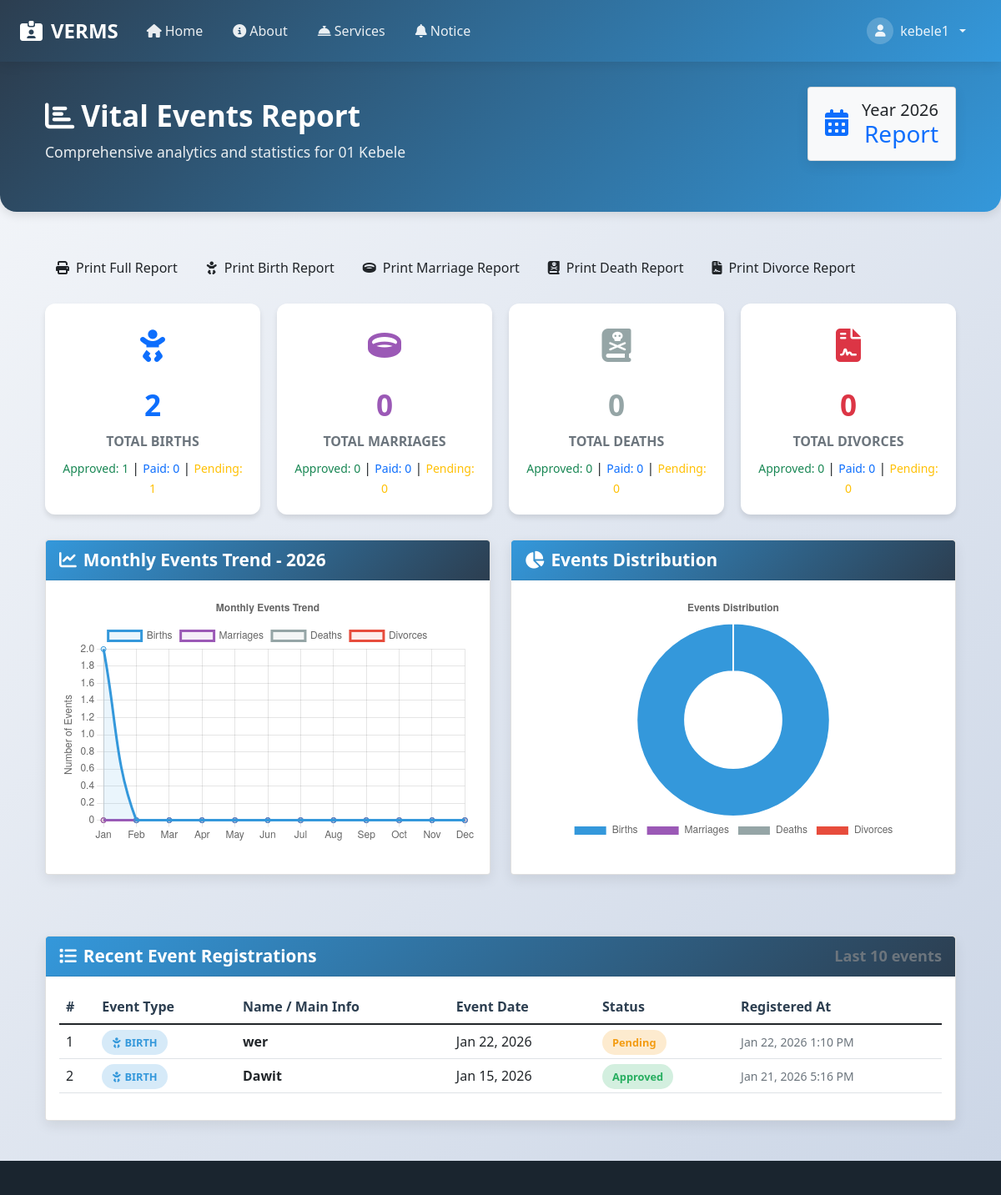
/kebele_officer/view_report.php (signed in, upper part), run on an earlier commit of the app's database.
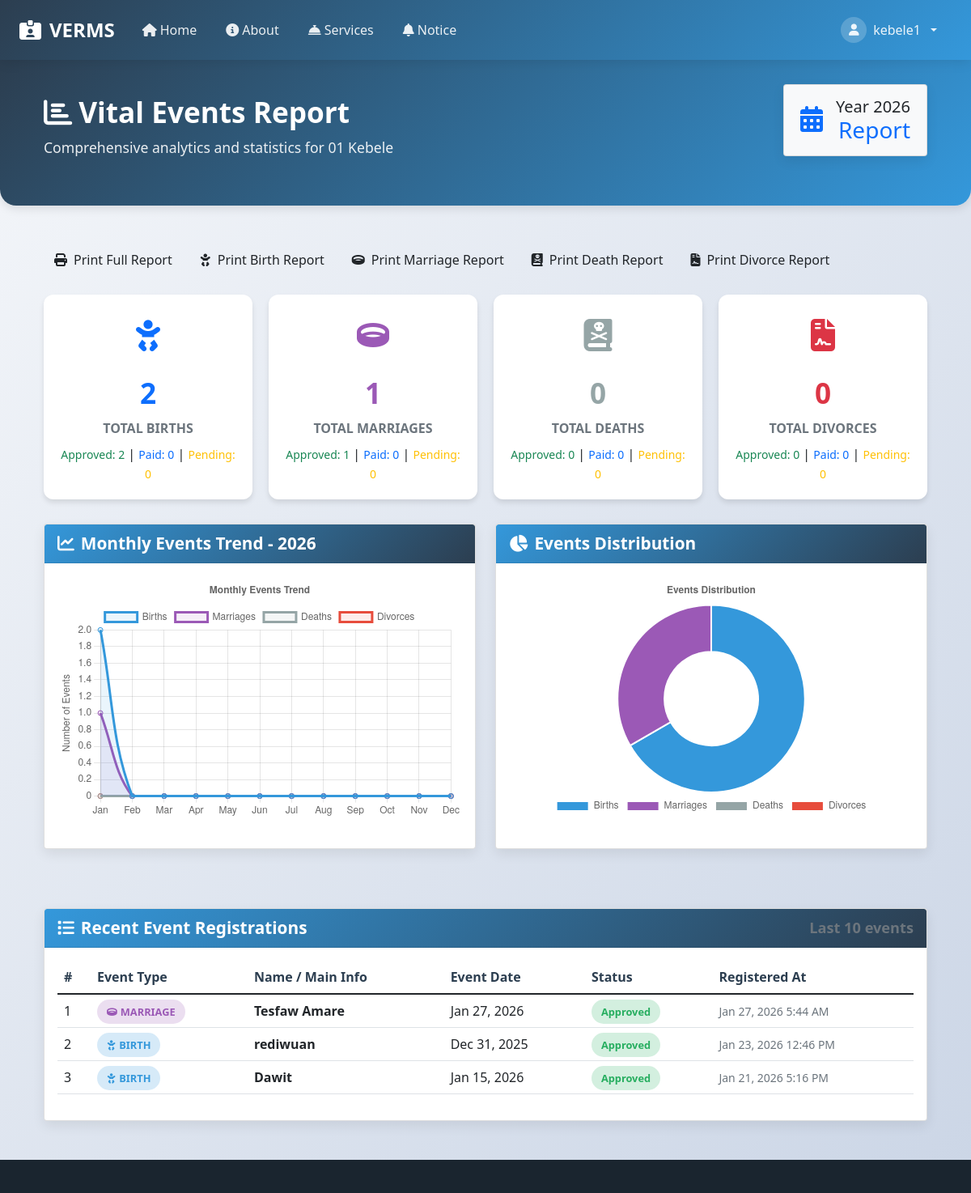
And on a later commit of the database.
### tables this page shows
CREATE TABLE `kebeles` (
  `id` int(11) NOT NULL,
  `zone_id` int(11) NOT NULL,
  `woreda_id` int(11) NOT NULL,
  `kebele_name` varchar(100) NOT NULL,
  `phone` varchar(20) NOT NULL,
  `kebele_officer_id` int(11) NOT NULL,
  `created_at` timestamp NOT NULL DEFAULT current_timestamp()
);

CREATE TABLE `birth_events` (
  `id` int(11) NOT NULL,
  `user_id` int(11) DEFAULT NULL,
  `form_number` varchar(50) DEFAULT NULL,
  `registration_uid` varchar(50) DEFAULT NULL,
  `child_name` varchar(100) DEFAULT NULL,
  `father_name` varchar(100) DEFAULT NULL,
  `grandfather_name` varchar(100) DEFAULT NULL,
  `sex` enum('Male','Female') DEFAULT NULL,
  `date_of_birth` date DEFAULT NULL,
  `mother_full_name` varchar(100) DEFAULT NULL,
  `father_full_name` varchar(100) DEFAULT NULL,
  `parents_nationality` varchar(100) DEFAULT NULL,
  `registered_date` date DEFAULT NULL,
  `issue_date` date DEFAULT NULL,
  `photo` varchar(255) DEFAULT NULL,
  `notes` text DEFAULT NULL,
  `status` enum('Pending','Paid','Approved','Rejected') DEFAULT 'Pending',
  `created_at` timestamp NOT NULL DEFAULT current_timestamp(),
  `place_of_birth` int(11) DEFAULT NULL
);

CREATE TABLE `marriage_events` (
  `id` int(11) NOT NULL,
  `user_id` int(11) DEFAULT NULL,
  `form_number` varchar(50) DEFAULT NULL,
  `registration_uid` varchar(50) DEFAULT NULL,
  `husband_name` varchar(100) DEFAULT NULL,
  `wife_name` varchar(100) DEFAULT NULL,
  `marriage_date` date DEFAULT NULL,
  `witness_1` varchar(100) DEFAULT NULL,
  `witness_2` varchar(100) DEFAULT NULL,
  `registered_date` date DEFAULT NULL,
  `issue_date` date DEFAULT NULL,
  `husband_photo` varchar(255) DEFAULT NULL,
  `wife_photo` varchar(255) DEFAULT NULL,
  `notes` text DEFAULT NULL,
  `status` enum('Pending','Paid','Approved','Rejected') DEFAULT 'Pending',
  `created_at` timestamp NOT NULL DEFAULT current_timestamp(),
  `place_of_marriage` varchar(100) DEFAULT NULL
);

### kebele_officer/view_report.php (the view, shortened to what the rows shown need)
<?php
require_once '../includes/db_connection.php';
$user_id = intval($_SESSION['user_id']);
$kebele_row = $conn->query(
    "SELECT id, kebele_name FROM kebeles WHERE kebele_officer_id = $user_id"
)->fetch_assoc();
$kebele_id = $kebele_row ? $kebele_row['id'] : 0;
$kebele_name = $kebele_row ? $kebele_row['kebele_name'] : '';
$birth_approved = $conn->query("SELECT COUNT(*) AS total FROM birth_events WHERE place_of_birth = $kebele_id AND status = 'Approved'")->fetch_assoc()['total'] ?? 0;
$birth_pending = $conn->query("SELECT COUNT(*) AS total FROM birth_events WHERE place_of_birth = $kebele_id AND status = 'Pending'")->fetch_assoc()['total'] ?? 0;
$birth_paid = $conn->query("SELECT COUNT(*) AS total FROM birth_events WHERE place_of_birth = $kebele_id AND status = 'Paid'")->fetch_assoc()['total'] ?? 0;
$marriage_count = $conn->query("SELECT COUNT(*) AS total FROM marriage_events WHERE place_of_marriage = $kebele_id")->fetch_assoc()['total'] ?? 0;
$marriage_approved = $conn->query("SELECT COUNT(*) AS total FROM marriage_events WHERE place_of_marriage = $kebele_id AND status = 'Approved'")->fetch_assoc()['total'] ?? 0;
$marriage_pending = $conn->query("SELECT COUNT(*) AS total FROM marriage_events WHERE place_of_marriage = $kebele_id AND status = 'Pending'")->fetch_assoc()['total'] ?? 0;
$marriage_paid = $conn->query("SELECT COUNT(*) AS total FROM marriage_events WHERE place_of_marriage = $kebele_id AND status = 'Paid'")->fetch_assoc()['total'] ?? 0;
$recent_events = [];
foreach ([
    ['birth_events', 'Birth', 'child_name', 'date_of_birth', 'status'],
    ['marriage_events', 'Marriage', 'husband_name', 'marriage_date', 'status'],
    ['death_events', 'Death', 'deceased_name', 'date_of_death', 'status'],
    ['divorce_events', 'Divorce', 'husband_name', 'divorce_date', 'status']
] as $event) {
    [$table, $etype, $name_col, $date_col, $status_col] = $event;
    $events = $conn->query("
        SELECT id, '$etype' AS event_type, $name_col AS main_name, $date_col AS event_date, $status_col AS status, created_at
        FROM $table
        WHERE place_of_" . strtolower($etype) . " = $kebele_id
        ORDER BY created_at DESC
        LIMIT 10
    ");
    while ($row = $events->fetch_assoc()) $recent_events[] = $row;
}
usort($recent_events, fn($a, $b) => strtotime($b['created_at']) - strtotime($a['created_at']));
$recent_events = array_slice($recent_events, 0, 10);
?>
<!DOCTYPE html>
<html lang='en'>
<head>
    <link rel='stylesheet' href='https://cdn.jsdelivr.net/npm/bootstrap@5.3.0/dist/css/bootstrap.min.css'>
    <link rel="stylesheet" href="https://cdnjs.cloudflare.com/ajax/libs/font-awesome/6.4.0/css/all.min.css">
</head>
<body>
<?php include_once __DIR__ . '/../includes/header.php'; ?>
<div class="dashboard-header">
    <div class="container">
        <div class="row align-items-center">
            <div class="col-md-8">
                <h1 class="dashboard-title">
                    <i class="fas fa-chart-bar me-2"></i>Vital Events Report
                </h1>
                <p class="dashboard-subtitle">
                    Comprehensive analytics and statistics for <?= htmlspecialchars($kebele_name) ?> Kebele
                </p>
            </div>
        </div>
    </div>
</div>
<div class="container my-5">
    <div class="stats-grid no-print">
        <div class="stat-card">
            <div class="mt-2">
                <small class="text-success">Approved: <?= $birth_approved ?></small> |
                <small class="text-primary">Paid: <?= $birth_paid ?></small> |
                <small class="text-warning">Pending: <?= $birth_pending ?></small>
            </div>
        </div>
        <div class="stat-card">
            <div class="stat-icon" style="color: #9b59b6;">
                <i class="fas fa-ring"></i>
            </div>
            <div class="stat-number" style="color: #9b59b6;"><?= $marriage_count ?></div>
            <div class="stat-label">Total Marriages</div>
            <div class="mt-2">
                <small class="text-success">Approved: <?= $marriage_approved ?></small> |
                <small class="text-primary">Paid: <?= $marriage_paid ?></small> |
                <small class="text-warning">Pending: <?= $marriage_pending ?></small>
            </div>
        </div>
    </div>
    <div class="card no-print">
        <div class="card-body">
            <div class="table-responsive">
                <table class="table table-hover">
                    <thead>
                        <tr>
                            <th>#</th>
                            <th>Event Type</th>
                            <th>Name / Main Info</th>
                            <th>Event Date</th>
                            <th>Status</th>
                            <th>Registered At</th>
                        </tr>
                    </thead>
                    <tbody>
                        <?php $i=1; foreach($recent_events as $ev): ?>
                        <tr>
                            <td><?= $i++ ?></td>
                            <td>
                                <?php if ($ev['event_type'] === 'Birth'): ?>
                                    <span class="event-badge badge-birth">
                                        <i class="fas fa-baby me-1"></i>Birth
                                    </span>
                                <?php elseif ($ev['event_type'] === 'Marriage'): ?>
                                    <span class="event-badge badge-marriage">
                                        <i class="fas fa-ring me-1"></i>Marriage
                                    </span>
                                <?php elseif ($ev['event_type'] === 'Death'): ?>
                                    <span class="event-badge badge-death">
                                        <i class="fas fa-book-dead me-1"></i>Death
                                    </span>
                                <?php elseif ($ev['event_type'] === 'Divorce'): ?>
                                    <span class="event-badge badge-divorce">
                                        <i class="fas fa-file-contract me-1"></i>Divorce
                                    </span>
                                <?php endif; ?>
                            </td>
                            <td><strong><?= htmlspecialchars($ev['main_name']) ?></strong></td>
                            <td><?= date('M j, Y', strtotime($ev['event_date'])) ?></td>
                            <td>
                                <?php if ($ev['status'] === 'Pending'): ?>
                                    <span class="status-badge status-pending"><?= $ev['status'] ?></span>
                                <?php elseif ($ev['status'] === 'Paid'): ?>
                                    <span class="status-badge status-paid"><?= $ev['status'] ?></span>
                                <?php elseif ($ev['status'] === 'Approved'): ?>
                                    <span class="status-badge status-approved"><?= $ev['status'] ?></span>
                                <?php else: ?>
                                    <span class="status-badge"><?= $ev['status'] ?></span>
                                <?php endif; ?>
                            </td>
                            <td>
                                <small class="text-muted">
                                    <?= date('M j, Y g:i A', strtotime($ev['created_at'])) ?>
                                </small>
                            </td>
                        </tr>
                        <?php endforeach; ?>
                    </tbody>
                </table>
            </div>
        </div>
    </div>
</div>
</body>
</html>

What changed in the data, as far as the page shows it:
removed birth_events: shows "BIRTH", child_name "wer", date_of_birth "Jan 22, 2026", status "Pending", created_at "Jan 22, 2026 1:10 PM"
added marriage_events: shows "MARRIAGE", husband_name "Tesfaw Amare", marriage_date "Jan 27, 2026", status "Approved", created_at "Jan 27, 2026 5:44 AM"
added birth_events: shows "BIRTH", child_name "rediwuan", date_of_birth "Dec 31, 2025", status "Approved", created_at "Jan 23, 2026 12:46 PM"
Also different on the page:
$birth_approved: (not shown) → "2"
$birth_pending: (not shown) → "0"
chart data {{ json_encode(array_column($monthly_data, 'marriages')) }}: ["0","0","0","0","0","0","0","0","0","0","0","0"] → ["1","0","0","0","0","0","0","0","0","0","0","0"]
chart data {{ $marriage_count }}: 0 → 1
$marriage_count: "0" → (not shown)
$marriage_approved: "0" → (not shown)
